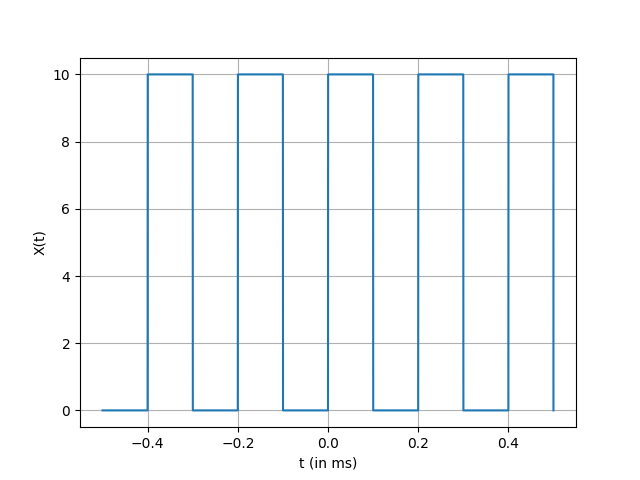

Write the Python code that produced this figure.
import numpy as np
import matplotlib.pyplot as plt
from scipy import signal
A = 10
T = 0.2
t = np.linspace(-2.5*T,2.5*T, 10000)
plt.plot(t,A/2*(1+signal.square(2*np.pi*t/T,0.5)))
plt.grid()
plt.xlabel('t (in ms)')
plt.ylabel('X(t)')
plt.show()
